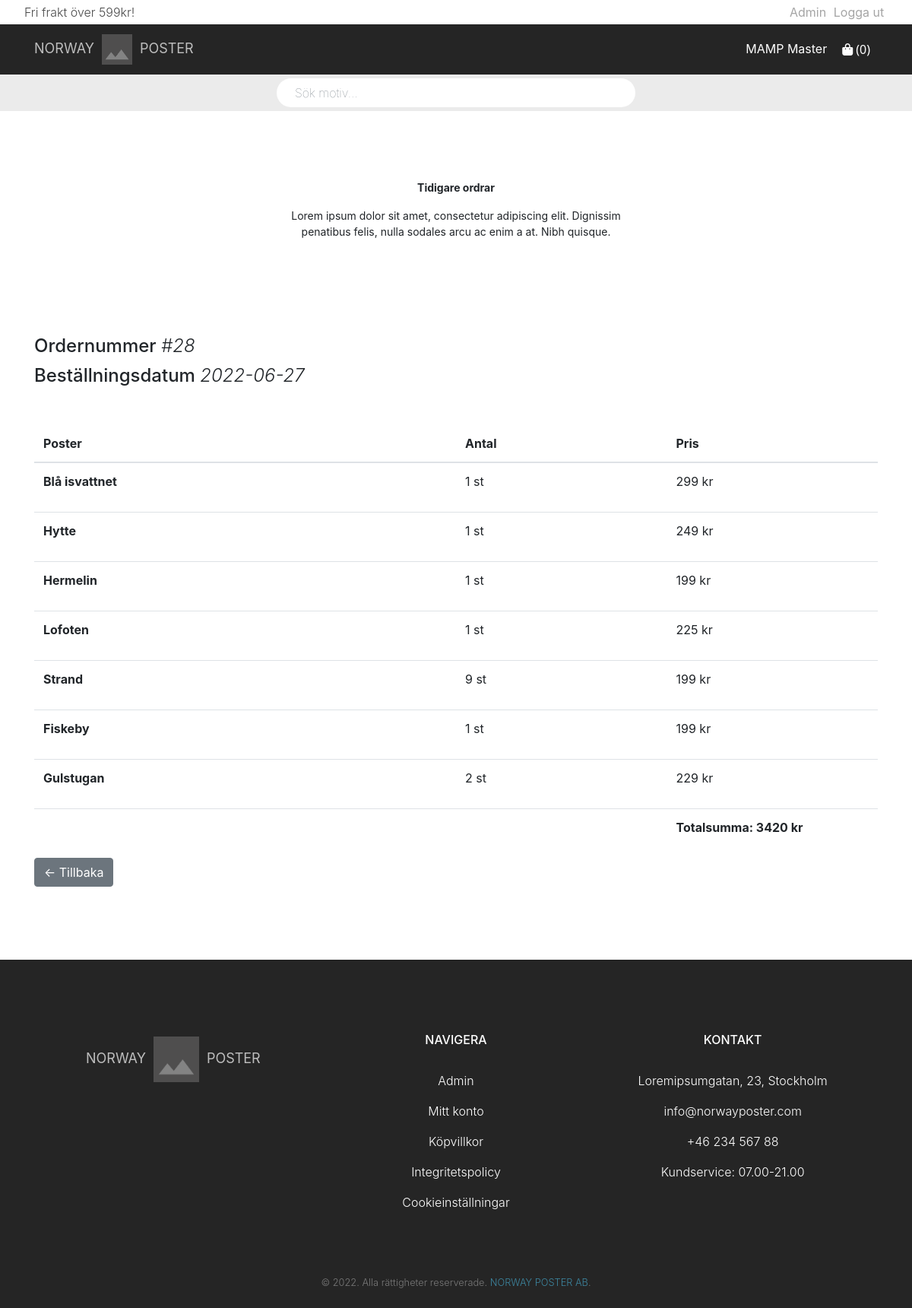
The page /public/user/user-order-details.php?id=28 (signed in) on the database its author committed.
### tables this page shows
CREATE TABLE `orders` (
  `id` int(9) NOT NULL,
  `user_id` int(9) NOT NULL,
  `total_price` int(9) NOT NULL,
  `billing_full_name` varchar(150) NOT NULL,
  `billing_street` varchar(100) NOT NULL,
  `billing_postal_code` varchar(100) NOT NULL,
  `billing_city` varchar(100) NOT NULL,
  `billing_country` varchar(100) NOT NULL,
  `create_date` timestamp NOT NULL DEFAULT CURRENT_TIMESTAMP
);

CREATE TABLE `order_items` (
  `id` int(9) NOT NULL,
  `order_id` int(9) NOT NULL,
  `product_id` int(9) NOT NULL,
  `product_title` varchar(150) NOT NULL,
  `quantity` int(9) NOT NULL,
  `unit_price` int(9) NOT NULL,
  `created_at` timestamp NOT NULL DEFAULT CURRENT_TIMESTAMP
);

### src/config.php (called while the page is built, shortened)
<?php
require(SRC_PATH . '/dbconnect.php');
require(SRC_PATH . '/app/CrudOperations.php');
$orderDbHandler = new OrderDbHandler($pdo);

### src/app/CrudOperations.php (called while the page is built, shortened)
<?php
class OrderdbHandler
{
    public function __construct($pdo)
    {
        $this->pdo = $pdo;
    }
    public function getOrder($id, $tableName)
    {
        $sql = "
        SELECT * FROM $tableName
        JOIN orders
        ON $tableName.order_id = orders.id
        WHERE order_id = :id;
        ";
        $stmt = $this->pdo->prepare($sql);
        $stmt->bindParam(':id', $id);
        $stmt->execute();
        return $stmt->fetchAll();
    }
}

### public/user/user-order-details.php (the view, shortened to what this page needs)
<?php
require('../../src/config.php');
$orderDetails = $orderDbHandler->getOrder($_GET['id'], "order_items");
$createOrderDate = new DateTime($orderDetails['0']['create_date']);
$newOrderDate = $createOrderDate->format('Y-m-d');
?>
<?php include('../layout/header.php'); ?>
<div class="container">
  <div class="container-small">
    <div class="row">
      <div class="info">
        <p><b>Tidigare ordrar
          </b></p>
        <p>Lorem ipsum dolor sit amet, consectetur adipiscing elit. Dignissim penatibus felis, nulla sodales arcu ac enim a at. Nibh quisque.
        </p>
      </div>
    </div>
    <div class="order-details-title">
      <h4>Ordernummer <i class="order-date">#<?= $orderDetails['0']['id'] ?></i></h4>
      <h4>Beställningsdatum <i class="order-date"> <?= $newOrderDate ?></i></h4>
    </div>
    <table class="table table-order table-order-details">
      <thead>
        <tr>
          <th scope="col">Poster</th>
          <th scope="col">Antal</th>
          <th scope="col">Pris</th>
        </tr>
      </thead>
      <tbody>
        <?php foreach ($orderDetails as $details) { ?>
          <tr>
            <th scope="row"><?= $details['product_title'] ?></th>
            <td>
              <p><?= $details['quantity'] ?> st</p>
            </td>
            <td><?= $details['unit_price'] ?> kr</td>
          </tr>
        <?php } ?>
      </tbody>
      <tfoot>
        <tr>
          <td></td>
          <td></td>
          <th scope="row">Totalsumma: <?= $details['total_price'] ?> kr</th>
        </tr>
      </tfoot>
    </table>
    <form action="user.php">
      <input type="submit" class="btn btn-secondary float-left btn-margin" value="&#x2190; Tillbaka">
    </form>
  </div>
</div>
<?php include('../layout/footer.php'); ?>

### public/css/index.css (style rules this page uses)
.info { margin: 90px 0px; width: 500px; text-align: center; font-size: 14px; }
.row { display: flex; flex-direction: row; justify-content: center; margin-bottom: 20px; }

### public/css/global.css (style rules this page uses)
* { margin: 0; padding: 0; box-sizing: border-box; }
:root { --blue: #3d86a0; --primary: #3d86a0; }

### public/css/checkout.css (style rules this page uses)
.container-small { margin-bottom: 150px; }
.container-small h4 { margin-bottom: 50px; }

### public/css/user.css (style rules this page uses)
.table-user thead td, .table-user thead th, .table-order thead td, .table-order thead th { border-top: none; }
.table-order thead tr th:nth-child(1) { width: 40%; }
.table-order thead tr th:nth-child(2) { width: 20%; }
.table-order thead tr th:nth-child(3) { width: 20%; }
.order-date { font-weight: 300; }
.order-details-title h4 { margin-bottom: 10px; }
.table-order-details { margin-top: 50px; }

### rows shown on the page
orders: id "28", create_date "2022-06-27", total_price "3420"
order_items: product_title "Blå isvattnet", quantity "1", unit_price "299"
order_items: product_title "Hytte", quantity "1", unit_price "249"
order_items: product_title "Hermelin", quantity "1", unit_price "199"
order_items: product_title "Lofoten", quantity "1", unit_price "225"
order_items: product_title "Strand", quantity "9", unit_price "199"
order_items: product_title "Fiskeby", quantity "1", unit_price "199"
order_items: product_title "Gulstugan", quantity "2", unit_price "229"

### other values the page prints
$_SESSION['first_name'] "MAMP Master"
$cartTotalItems "0"
